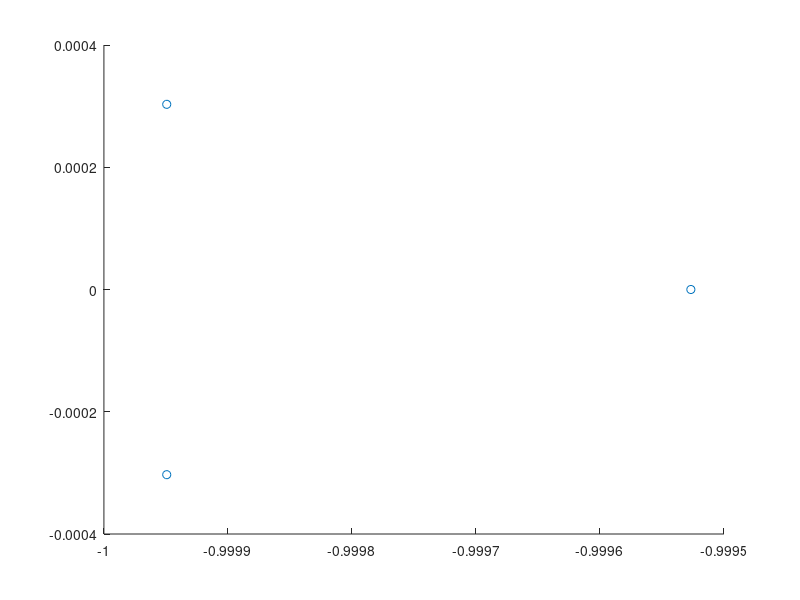
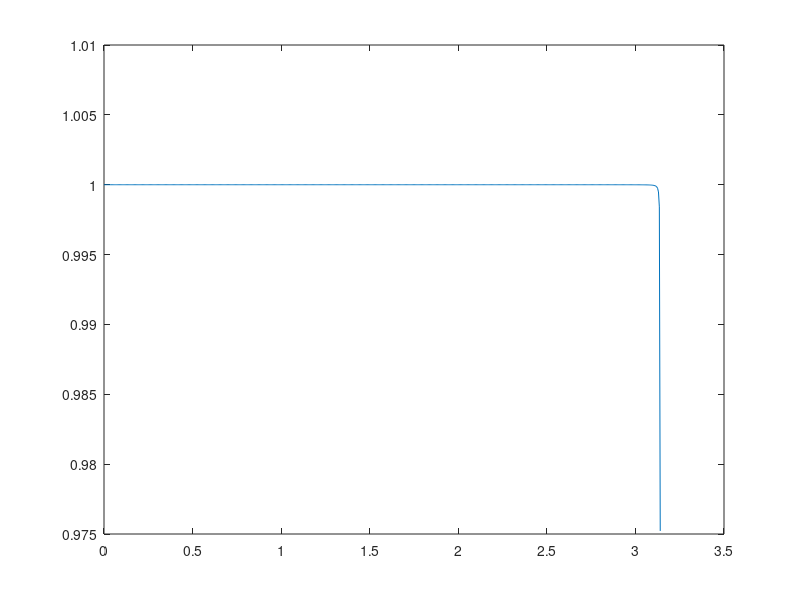

The MATLAB script that drew these images, in order:
clc
clear all
close all
% Using poles and zeros
w=0:0.005:pi;
s1=exp(1i*w);
n = 3;%input('Enter the order of the filter: ');
Rp = 0.9151;%input('Enter max passband ripple(in dB): ');
Rs = 20;%input('Enter max stopband ripple(in dB): ');
Wp = 0.9999;%input('Enter passband frequency: '); 
ftype = 'low'; 


[z,p,k1] = ellip(n,Rp,Rs,Wp,ftype); 

[b,a] = zp2tf(z,p,k1); 
F1=ones(1,length(w));
scatter(real(p),imag(p))
figure
    for k=1:length(w)
        for h=1:length(p)
            F1(k)= F1(k)*(s1(k)-z(h))*((s1(k)-p(h))^-1); 
        end
    end
F2=k1.*abs(F1);
plot(w,abs(F2))


